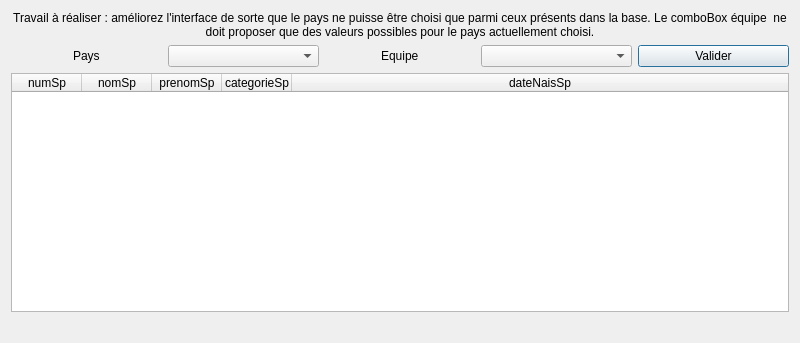
<?xml version="1.0" encoding="UTF-8"?>
<ui version="4.0">
 <class>fct_comp_4</class>
 <widget class="QDialog" name="fct_comp_4">
  <property name="geometry">
   <rect>
    <x>0</x>
    <y>0</y>
    <width>800</width>
    <height>343</height>
   </rect>
  </property>
  <property name="windowTitle">
   <string>Sportifs d'un pays et un équipe</string>
  </property>
  <layout class="QVBoxLayout" name="verticalLayout">
   <item>
    <widget class="QLabel" name="label_3">
     <property name="text">
      <string>Travail à réaliser : améliorez l'interface de sorte que le pays ne puisse être choisi que parmi ceux présents dans la base. Le comboBox équipe  ne doit proposer que des valeurs possibles pour le pays actuellement choisi.</string>
     </property>
     <property name="alignment">
      <set>Qt::AlignCenter</set>
     </property>
     <property name="wordWrap">
      <bool>true</bool>
     </property>
    </widget>
   </item>
   <item>
    <layout class="QHBoxLayout" name="horizontalLayout">
     <item alignment="Qt::AlignHCenter">
      <widget class="QLabel" name="label">
       <property name="text">
        <string>Pays</string>
       </property>
      </widget>
     </item>
     <item>
      <widget class="QComboBox" name="comboBox_fct_4_pays"/>
     </item>
     <item alignment="Qt::AlignHCenter">
      <widget class="QLabel" name="label_2">
       <property name="text">
        <string>Equipe</string>
       </property>
      </widget>
     </item>
     <item>
      <widget class="QComboBox" name="comboBox_fct_4_equipe"/>
     </item>
     <item>
      <widget class="QPushButton" name="pushButton_fct_4">
       <property name="text">
        <string>Valider</string>
       </property>
      </widget>
     </item>
    </layout>
   </item>
   <item>
    <widget class="QTableWidget" name="table_fct_comp_4">
     <attribute name="horizontalHeaderDefaultSectionSize">
      <number>70</number>
     </attribute>
     <attribute name="horizontalHeaderMinimumSectionSize">
      <number>50</number>
     </attribute>
     <attribute name="horizontalHeaderStretchLastSection">
      <bool>true</bool>
     </attribute>
     <attribute name="verticalHeaderVisible">
      <bool>false</bool>
     </attribute>
     <column>
      <property name="text">
       <string>numSp</string>
      </property>
     </column>
     <column>
      <property name="text">
       <string>nomSp</string>
      </property>
     </column>
     <column>
      <property name="text">
       <string>prenomSp</string>
      </property>
     </column>
     <column>
      <property name="text">
       <string>categorieSp</string>
      </property>
     </column>
     <column>
      <property name="text">
       <string>dateNaisSp</string>
      </property>
     </column>
    </widget>
   </item>
   <item>
    <widget class="QLabel" name="label_fct_comp_4">
     <property name="text">
      <string/>
     </property>
     <property name="alignment">
      <set>Qt::AlignCenter</set>
     </property>
    </widget>
   </item>
  </layout>
 </widget>
 <resources/>
 <connections>
  <connection>
   <sender>pushButton_fct_4</sender>
   <signal>clicked()</signal>
   <receiver>fct_comp_4</receiver>
   <slot>refreshResult()</slot>
   <hints>
    <hint type="sourcelabel">
     <x>468</x>
     <y>44</y>
    </hint>
    <hint type="destinationlabel">
     <x>91</x>
     <y>1</y>
    </hint>
   </hints>
  </connection>
  <connection>
   <sender>comboBox_fct_4_pays</sender>
   <signal>currentIndexChanged(QString)</signal>
   <receiver>fct_comp_4</receiver>
   <slot>refreshCombobox()</slot>
   <hints>
    <hint type="sourcelabel">
     <x>242</x>
     <y>52</y>
    </hint>
    <hint type="destinationlabel">
     <x>399</x>
     <y>171</y>
    </hint>
   </hints>
  </connection>
 </connections>
 <slots>
  <slot>refreshResult()</slot>
  <slot>refreshCombobox()</slot>
 </slots>
</ui>
